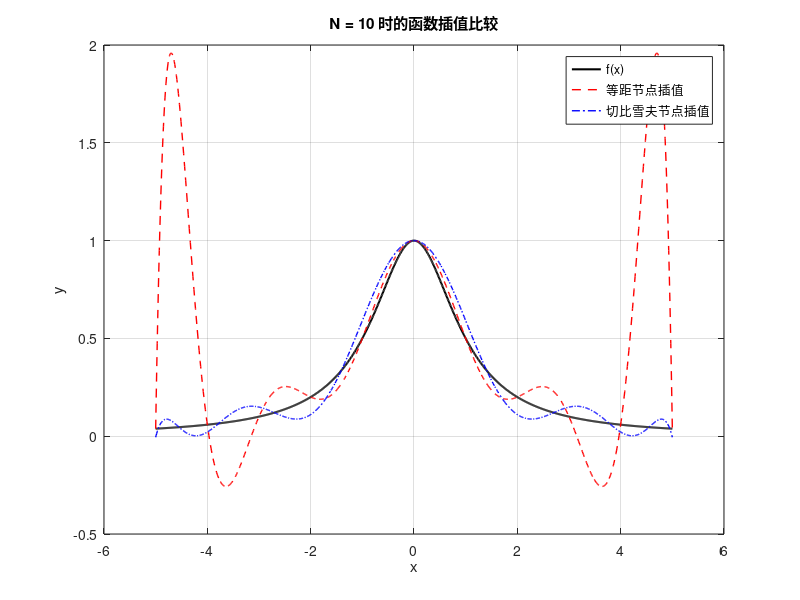

Source code (MATLAB):
% 定义函数 f(x)
f = @(x) 1 ./ (1 + x.^2);

% 定义误差计算函数
compute_error = @(f, p, y) max(abs(f(y) - p(y)));

% 定义插值节点生成函数
generate_nodes = @(N, type) ...
    strcmp(type, 'equidistant') * (5 - 10 * (0:N) / N) + ...
    strcmp(type, 'chebyshev') * (5 * cos((2 * (0:N) + 1) * pi / (2 * N + 2)));

% 定义拉格朗日插值函数
lagrange_interpolation = @(x, y, xi) ...
    sum(arrayfun(@(i) y(i+1) * ...
    prod((xi - x([1:i, i+2:end])) ./ ...
    (x(i+1) - x([1:i, i+2:end]))), 0:length(x)-1));

% 计算并比较误差
N_values = [5, 10, 20, 40];
errors = zeros(length(N_values), 2);
y = (-50:50) / 10; % y_i = i/10 - 5, i = 0, 1, ..., 100

for k = 1:length(N_values)
    N = N_values(k);
    
    % 等距节点
    x_equidistant = generate_nodes(N, 'equidistant');
    y_equidistant = f(x_equidistant);
    p_equidistant = @(xi) arrayfun(@(x) lagrange_interpolation(x_equidistant, y_equidistant, x), xi);
    errors(k, 1) = compute_error(f, p_equidistant, y);
    
    % 切比雪夫节点
    x_chebyshev = generate_nodes(N, 'chebyshev');
    y_chebyshev = f(x_chebyshev);
    p_chebyshev = @(xi) arrayfun(@(x) lagrange_interpolation(x_chebyshev, y_chebyshev, x), xi);
    errors(k, 2) = compute_error(f, p_chebyshev, y);
    
    % 输出误差比较结果
    fprintf('N=%d\n', N);
    fprintf('Max Error of grid (1) : %.10f\n', errors(k, 1));
    fprintf('Max Error of grid (2) : %.10f\n', errors(k, 2));
    
    % 绘制 N = 10 时的函数图像
    if k == 2
        N_plot = 10;
        x_plot = linspace(-5, 5, 1000);
        y_plot = f(x_plot);
        figure;
        plot(x_plot, y_plot, 'k', 'LineWidth', 1.5); hold on;
        plot(x_plot, p_equidistant(x_plot), 'r--', 'LineWidth', 1);
        plot(x_plot, p_chebyshev(x_plot), 'b-.', 'LineWidth', 1);
        legend('f(x)', '等距节点插值', '切比雪夫节点插值');
        title('N = 10 时的函数插值比较');
        xlabel('x');
        ylabel('y');
        grid on;
    end
end
